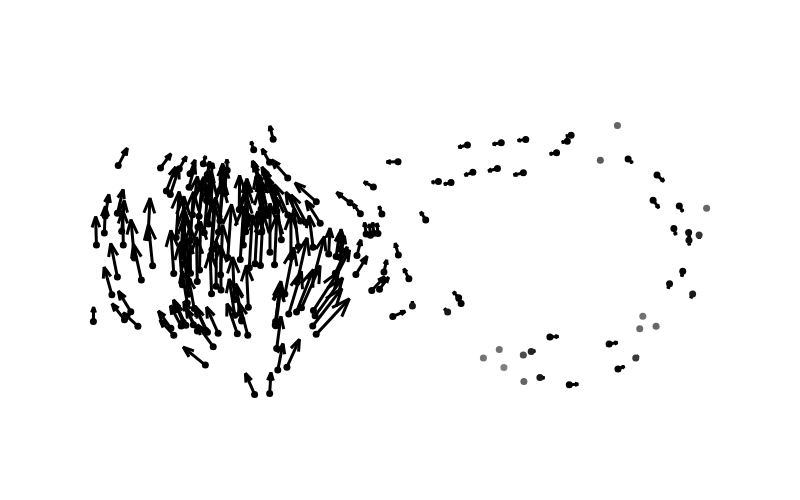

Source (notebook cell):
### Code cell
plot_quiver_plain(0.2*v2, X)

### Figure 1 — Plotly figure (JSON) as saved in the notebook; plotly's stock layout.template omitted (floating-point values rounded to 4 significant figures; data arrays with more than 128 entries replaced by an {"elided": "..."} marker saying what was removed)
{"data": [{"line": {"width": 3}, "marker": {"color": "black"}, "mode": "lines", "type": "scatter", "x": {"elided": "1400 float values"}, "y": {"elided": "1400 float values"}}, {"marker": {"cmax": 0.01995, "cmin": 0.001985, "color": {"elided": "200 float values"}, "colorscale": [[0, "gray"], [1, "black"]], "size": 7}, "mode": "markers", "type": "scatter", "x": {"elided": "200 float values"}, "y": {"elided": "200 float values"}}], "layout": {"height": 500, "hovermode": "closest", "paper_bgcolor": "rgba(0,0,0,0)", "plot_bgcolor": "rgba(0,0,0,0)", "showlegend": false, "width": 800, "xaxis": {"range": [-1.178, 1.214], "visible": false}, "yaxis": {"range": [-0.5817, 0.5233], "scaleanchor": "x", "scaleratio": 1, "visible": false}}}
